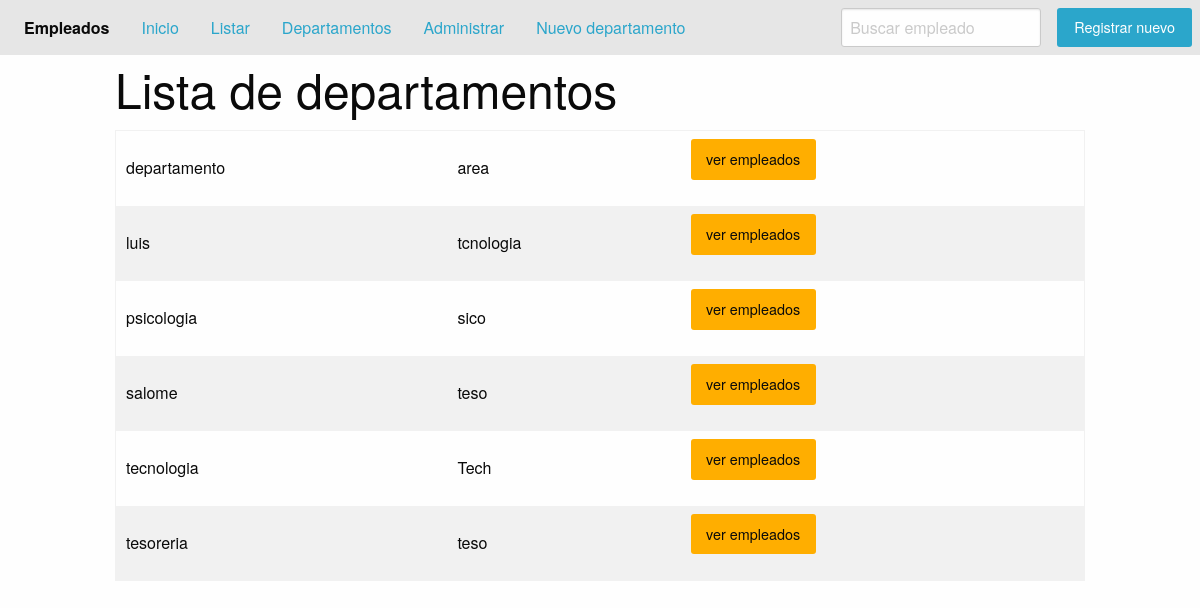
Page /lista-departamento/ on the committed database.
### aplications/departments/models.py (models this page shows, shortened)
class Department(models.Model):
    name = models.CharField('Nombre', max_length=50)
    short_name = models.CharField(
        'Nombre corto', max_length=20)
    anulate = models.BooleanField('Anulado', default=False)
    class Meta:
        db_table = 'Department'
        verbose_name = 'Departamento'
        verbose_name_plural = 'Areas de la empresa'
        ordering = ['name']
        unique_together = ('name',)

### aplications/departments/views.py (the view)
class DepartmentListView(ListView):
    model = Department
    template_name = "department/list_department.html"

### templates/department/list_department.html (shortened to what this page needs)
{% extends 'base.html' %}
{% block body %}
{% include "includes/header.html" %}
<div class="grid-container">
  <div class="grid-x">
    <h1 class="cell small-12 large-12">Lista de departamentos</h1>
    <div class="cell">
      <table class="stack">
        <tbody>
          {% for e in object_list %}
          <tr>
            <td>{{ e.name }}</td>
            <td>{{ e.short_name }}</td>
            <td>
              <a class="button warning" href="{% url 'employee_app:by_department' e.short_name %}">ver empleados</a>
            </td>
          </tr>
          {% endfor %}
        </tbody>
      </table>
    </div>
  </div>
</div>
{% endblock body %}

### rows in the picture
Department: name "departamento", short_name "area"
Department: name "luis", short_name "tcnologia"
Department: name "psicologia", short_name "sico"
Department: name "salome", short_name "teso"
Department: name "tecnologia", short_name "Tech"
Department: name "tesoreria", short_name "teso"
